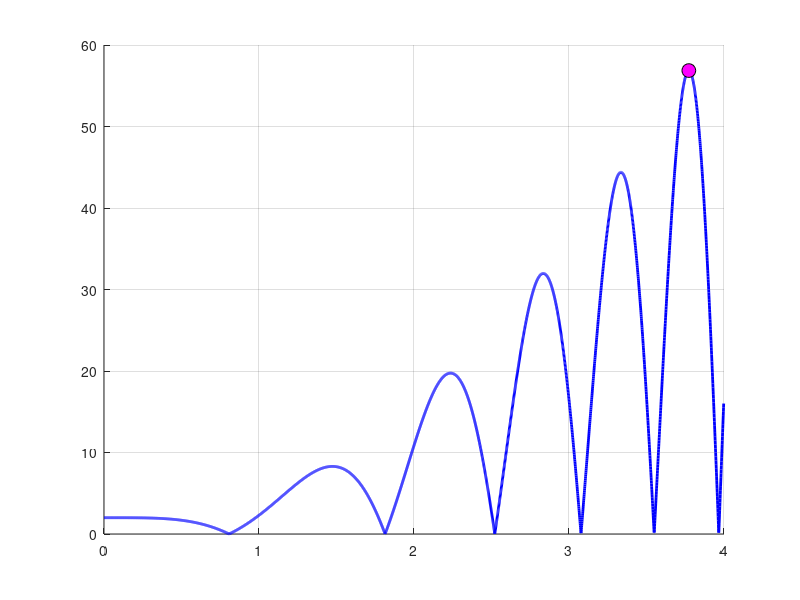
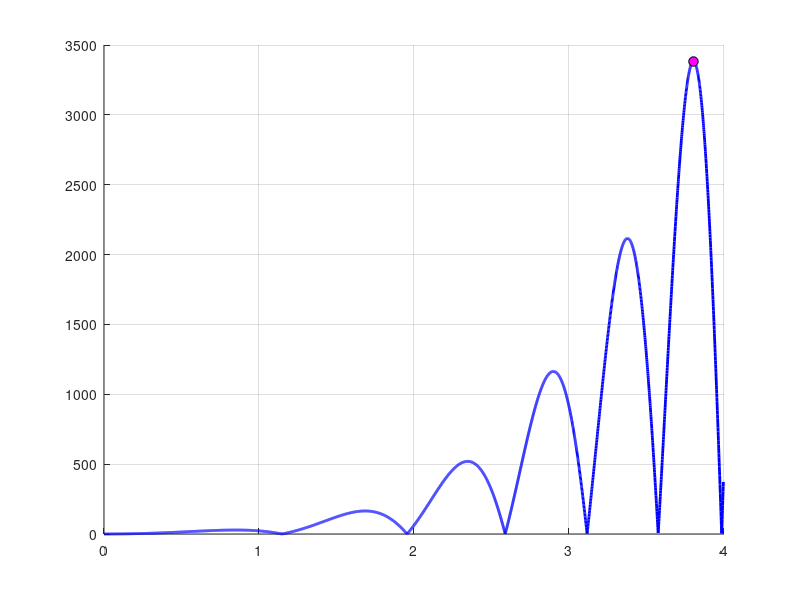

The MATLAB script that drew these images, in order:
% Cálculo do N (número de subintervalos a integrar)
close all
clear
clc

% Função utilizada
f = @(x) sin(x.^2) + 1

% Definição do intervalo de integração
a = 0;
b = 4;

% Determinação do subintervalo para derivadas
deltax = 1e-3;

% Cálculo da derivadas
xx = (a:deltax:b)';
D2 = abs(diff(f(xx), 2)) / deltax^2;

figure(1)
hold on
grid on
plot(xx(1:end-2), D2, '-b', 'LineWidth', 2)

[D2max, idx2max] = max(D2);
x2max = xx(idx2max);
plot(x2max,D2max,'om','MarkerSize',10,'MarkerFaceColor','m',...
                          'MarkerEdgeColor', 'k')

% Cálculo do número de subintervalos para Regra do Trap
% Erro Máximo no cálculo da integração
es = 1e-6;
disp('Regra do Trapézio')
N = sqrt((b-a)^3/(12*es) * D2max)


%%%%%%%%%%%%%%%%%%%%%%%%%%%%%%%%%%%%%%%%%%%%%%%%%%%%%
% Regra 1/3 de Simpson
D4 = abs(diff(f(xx), 4)) / deltax^4;

figure(2)
hold on
grid on
plot(xx(1:end-4), D4, '-b', 'LineWidth', 2)

[D4max, idx4max] = max(D4);
x4max = xx(idx4max);
plot(x4max,D4max,'om','MarkerSize',7,'MarkerFaceColor','m',...
                          'MarkerEdgeColor', 'k')

% Cálculo do número de subintervalos para Regra do Trap
% Erro Máximo no cálculo da integração
disp('Regra 1/3 de Simpson')
N = ((b-a)^5/(180*es) * D4max)^(1/4)

%%%%%%%%%%%%%%%%%%%%%%%%%%%%%%%%%%%%%%%%%%%%%%%%%%%%%
% Regra 3/8 de Simpson
% Cálculo do número de subintervalos para Regra do Trap
% Erro Máximo no cálculo da integração
disp('Regra 3/8 de Simpson')
N = ((b-a)^5/(80*es) * D4max)^(1/4)


